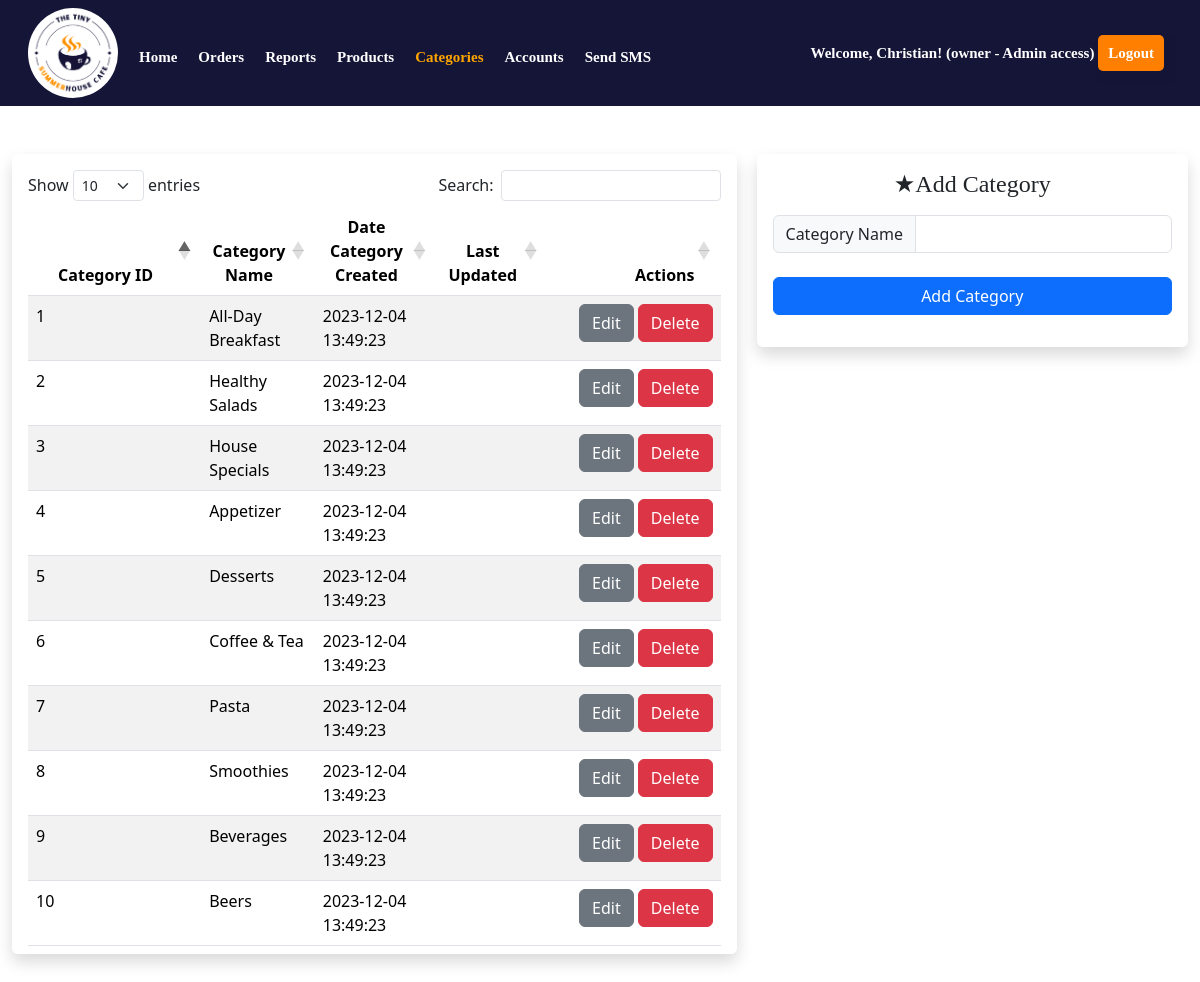
Screenshot of /admin/categories.php (signed in) with the database file from the repository.
### tables this page shows
CREATE TABLE `categories` (
  `category_id` int(11) NOT NULL,
  `category_name` varchar(255) NOT NULL,
  `created_at` datetime NOT NULL DEFAULT current_timestamp(),
  `updated_at` datetime DEFAULT NULL
);

### admin/source.php (called while the page is built, shortened)
<?php
    $categorySql = "SELECT * FROM categories";
    $categoryResults = mysqli_query($conn, $categorySql);
    if($categoryResults -> num_rows > 0){
        while($rows = $categoryResults -> fetch_array()){
            $categories[] = $rows;
        }
    }
?>

### admin/categories.php (the view, shortened to what this page needs)
<?php
    require("../connection/connection.php");
    require("source.php");
?>
<!DOCTYPE html>
<html lang="en">
<head>
    <link rel="stylesheet" href="mystyle.css">
    <link rel="stylesheet" href="../api/datatable.css">
</head>
<body>
    <header class="p-2 header-style">
            <div class="container-fluid">
                <div class="d-flex flex-wrap align-items-center justify-content-center justify-content-lg-start">
                    <a href="admin.php" class="nav-link px-2 text-white"><img src="../images/logo.png" alt="logo" style="height: 90px;width: 90px;border-radius: 50%;object-fit: contain"></a>
                    <ul class="nav col-12 col-lg-auto me-lg-auto mb-2 justify-content-center mb-md-0">
                    <li class="nav-bar mt-2"><a href="admin.php" class="nav-link px-2 text-white">Home</a></li>
                    <li class="nav-bar mt-2"><a href="orders.php" class="nav-link px-2 text-white">Orders</a></li>
                    <li class="nav-bar mt-2"><a href="reports.php" class="nav-link px-2 text-white">Reports</a></li>
                    <li class="nav-bar mt-2"><a href="products.php" class="nav-link px-2 text-white">Products</a></li>
                    <li class="nav-bar mt-2"><a href="categories.php" class="nav-link px-2" id="active">Categories</a></li>
                    <li class="nav-bar mt-2"><a href="accounts.php" class="nav-link px-2 text-white">Accounts</a></li>
                    <li class="nav-bar mt-2"><a href="SMS.php" class="nav-link px-2 text-white">Send SMS</a></li>
                    </ul>
                    <div class="text-end">
                    <form class="col-12 col-lg-auto mb-3 mb-lg-0 me-lg-3" role="search">
                    <span class="text-white">Welcome, <?php echo $_SESSION['displayName']."! "."(".$_SESSION['roleType']." - ".$_SESSION['roleDes'].")" ?></span>
                    <a class="btn-log" href="../logout.php">Logout</a>
                    </div>
                </div>
            </div>
    </header>
    <div class="container-fluid mt-5" id="container">
        <div class="flow shadow p-3 mb-5 bg-body rounded">
            <table id="example" class="table table-striped" style="width:100%">
                <thead>
                    <tr>
                        <th class="text-center">Category ID</th>
                        <th class="text-center">Category Name</th>
                        <th class="text-center">Date Category Created</th>
                        <th class="text-center">Last Updated</th>
                        <th class="text-end">Actions</th>
                    </tr>
                </thead>
                <tbody>
                        <?php foreach($categories as $rows){
                        ?>
                    <tr>
                        <td width="25%"><?php echo $rows['category_id']; ?></td>
                        <td><?php echo $rows['category_name']; ?></td>
                        <td><?php echo $rows['created_at']; ?></td>
                        <td><?php echo $rows['updated_at']; ?></td>
                        <td class="text-end" width="25%"><form action="categories.php?id=<?php echo $rows['category_id']; ?>" method="POST">
                        <button type="submit" name="catEdit" class="btn btn-secondary" value="<?php echo $rows['category_id'];?>">Edit</button>
                        <button type="submit" id="del" class="btn btn-danger" name="deleteCat">Delete</button></form></td>
                    </tr>
                        <?php } ?>
                </tbody>
            </table>
            </div>
            <form action="<?php htmlspecialchars($_SERVER["PHP_SELF"]) ?>" method="POST">
                <div class="shadow p-3 mb-5 bg-body rounded">
                <h4 class="text-center sunborn">★Add Category</h4>
                <div>
                <div class="input-group mt-3">
                    <span class="input-group-text">Category Name</span>
                    <input type="text" class="form-control"  name="catName" required>
                </div>
                <div class="d-grid gap-2 mt-4">
                    <button class="btn btn-primary" type="submit" name="addCat">Add Category</button>
                </div>
                </div>
            </form>
        </div>
</body>
</html>

### admin/mystyle.css (style rules this page uses)
.sunborn { font-family: sunborn; }
body { background-color: #fff; margin: 0; padding: 0; font-family: sans-serif; }
.header-style { background-color: rgba(20, 21, 55); font-family: gotham; font-size: 15px; font-weight: bold; }
#active { color: orange; }
.btn-log { text-decoration: none; padding: 10px; background-color: rgb(255, 128, 0); box-shadow: 5px 6px 6px rgba(20, 21, 55); color: #fff; border: none; border-radius: 5px; cursor: pointer; font-size: 15px; transition: background-color 0.2s ease-in-out; }
.nav-bar { margin-left: 5px; }

### admin/categories.php (style rules this page uses)
#container { display: grid; grid-template-columns: auto auto; column-gap: 20px; }
.flow { overflow-y: scroll; max-height: 800px; }

### rows the page displays
categories: category_id "1", category_name "All-Day Breakfast", created_at "2023-12-04 13:49:23"
categories: category_id "2", category_name "Healthy Salads", created_at "2023-12-04 13:49:23"
categories: category_id "3", category_name "House Specials", created_at "2023-12-04 13:49:23"
categories: category_id "4", category_name "Appetizer", created_at "2023-12-04 13:49:23"
categories: category_id "5", category_name "Desserts", created_at "2023-12-04 13:49:23"
categories: category_id "6", category_name "Coffee & Tea", created_at "2023-12-04 13:49:23"
categories: category_id "7", category_name "Pasta", created_at "2023-12-04 13:49:23"
categories: category_id "8", category_name "Smoothies", created_at "2023-12-04 13:49:23"
categories: category_id "9", category_name "Beverages", created_at "2023-12-04 13:49:23"
categories: category_id "10", category_name "Beers", created_at "2023-12-04 13:49:23"

### other values shown
$_SESSION['displayName'] "Christian"
$_SESSION['roleType'] "owner"
$_SESSION['roleDes'] "Admin access"
